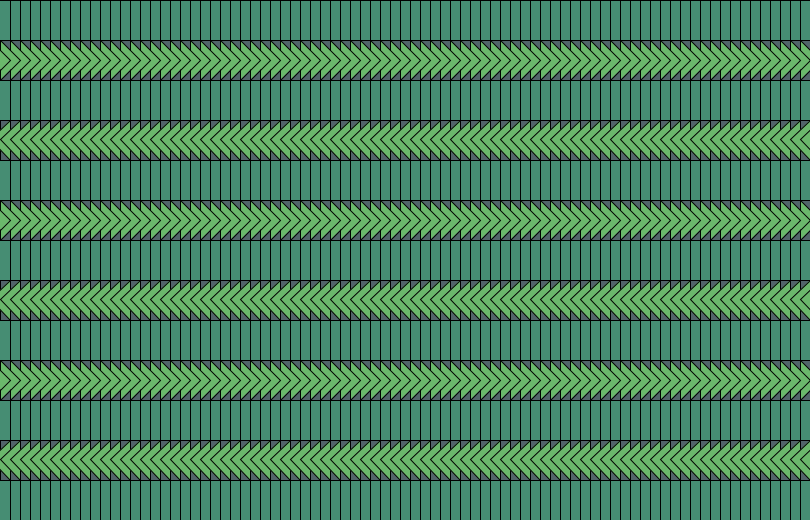
Frame 1 (no input)
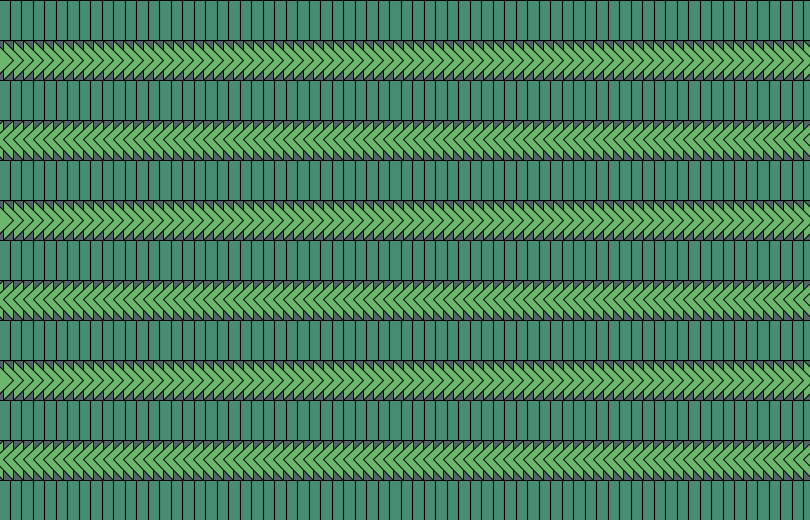
Frame 60 (the mouse pressed at the canvas centre just before this capture)
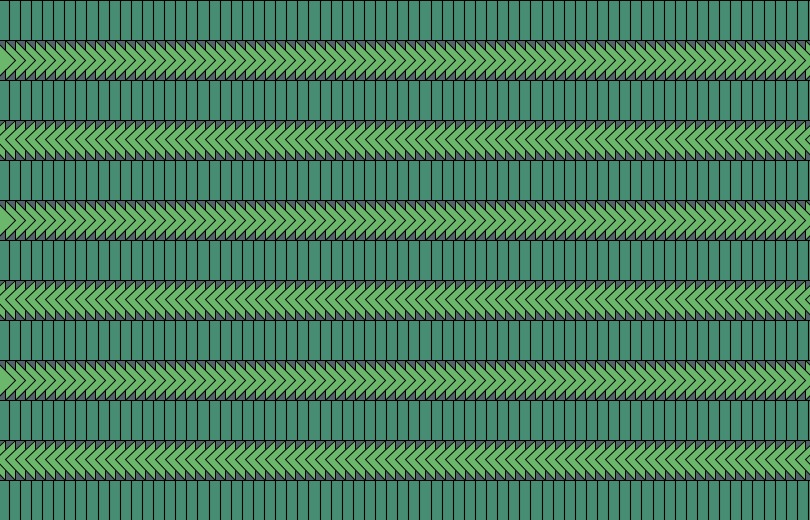
Frame 120 (the mouse held since frame 60 and released just before this capture)

The Processing sketch that drew these frames (run headless with seeded random() and noise(); from frame 60 on, the mouse is pressed at the canvas centre):

// Processing sketch: processing_68652
// ── processing_68652.pde

int moveTri=0;
int moveAmt=1;
float scaleRect=1.0;
float scaleAmt=.01;
int moveRect = 0;
int moveRectAmt = 1;
int stripeLen = -20;
int rotateStar = 0;
int rotateAmt = 1;


void setup()
{
  size(810, 520);
  colorMode(HSB, 360);
}

void draw()
{
  background(194, 80, 150); //reset background for animation 
  
  pushMatrix();
  translate(moveTri, 0); //move each triangle by a set distance each frame
  drawAllTri(); //draw grid of triangles
  moveTri+=moveAmt; //changes position of triangles after they are drawn

  if (moveTri > 5 || moveTri < 0) { //this if statement allows triangles to move back and forth
    moveAmt= -moveAmt; //if triangle hits the distance boundary, reverse its direction
  } 
  popMatrix();

  pushMatrix();
  translate(moveRect, 0); //move rectangle a certain distance
  scale(scaleRect, 1.0); //scale retangles in the x direction according to variable
  drawAllRect(); //draw grid of rectangles
  scaleRect+=scaleAmt; //add to amount that rectangles are scaled
  moveRect+=moveRectAmt; //move rectangles

  if (scaleRect > 1.2 || scaleRect < 1.0) { //sets boundaries for scale
    scaleAmt = -scaleAmt; //reverse scaling when boundary is hit
  } 
  if (moveRect > 0 || moveRect < -20) { //set boundaries for translate
    moveRectAmt = -moveRectAmt; //reverse translation when boundary is hit
  }
  popMatrix();
}

//This function uses loops to draw a grid of triangles pointing RIGHT
void drawAllTri() {
  for (int i=40; i<520; i+=160) { //row of triangles
    for (int j=width;j>stripeLen;j-=10) { //individual triangles in each row
      fill(121, 150, 260);
      pushMatrix();
      translate(j, i);
      drawTriangle();
      popMatrix();
    }
  }
  
  //This function uses loops to draw a grid of triangles pointing LEFT
    for (int i=200; i<600; i+=160) { //row of triangles
    for (int j=stripeLen;j<width;j+=10) { //individual triangles in each row
      fill(121, 150, 260);
      pushMatrix();
      translate(j+20, i-40); //translate to keep original position of triangle
      rotate(radians(180)); //rotate triangle 180 degrees to point left
      drawTriangle();
      popMatrix();
    }
  }
}

//This function draws a simple triangle at the origin.
void drawTriangle() {
  pushMatrix();
  beginShape();
  vertex(0, 0);
  vertex(20, 20);
  vertex(0, 40);
  endShape(CLOSE);
  popMatrix();
}

//Uses a loop to draw a grid of rectangles on the screen
void drawAllRect() {
  for (int i=0;i<520;i+=80) { //draw rows of rectangles
    for (int j=width; j>stripeLen; j-=10) { //draw individual rectangles in a row
      fill(158, 180, 200);
      pushMatrix();
      translate(j, i);
      drawRect();
      popMatrix();
    }
  }
}

//Function that draws a simple rectangle at the origin.
void drawRect() {
  pushMatrix();
  rect(0, 0, 20, 40);
  popMatrix();
}
